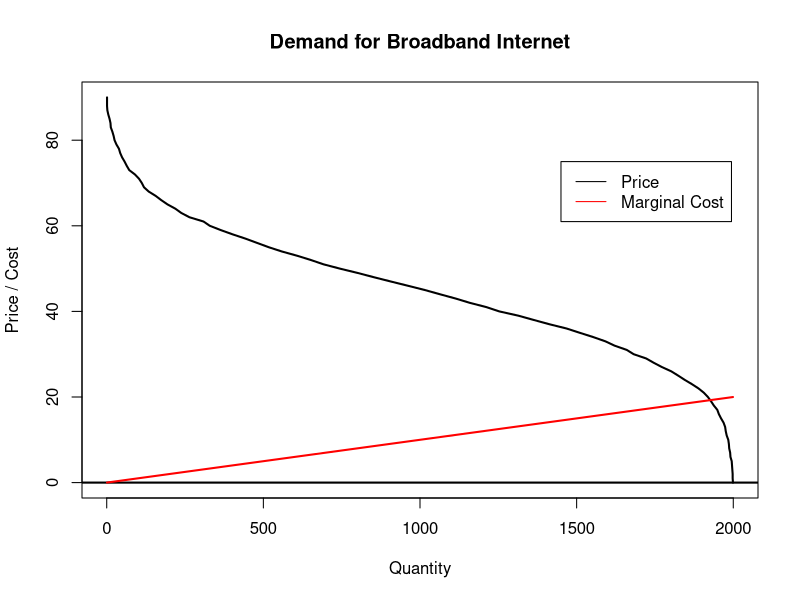
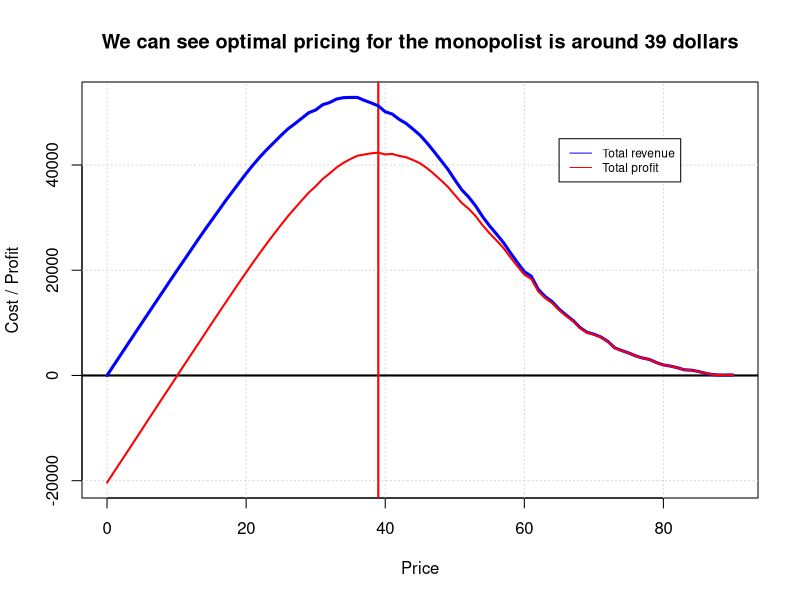
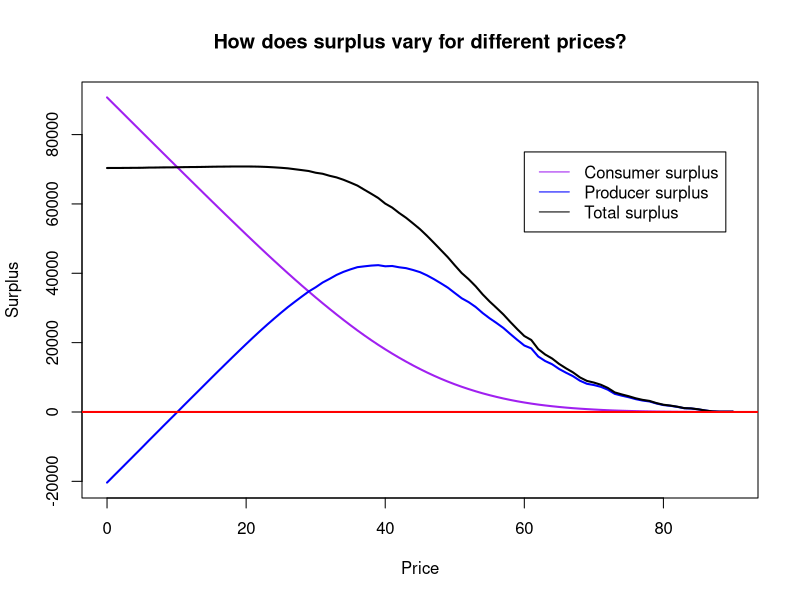

These charts were generated, in order, by the following R code:
## ---- chunk 1

npeep <- 2000 # Number of potential consumers

wtp <- 45 + rnorm(npeep)*15 # Each person has a different willingness to pay 

## ---- chunk 2

maxop <- 90 # Max offering price
op <- 0:maxop # Offering price ranges from 0 to maxop i.e 0,1, ... 90

qd <- rep(NA,length(op)) # Empty vector for quantity demanded
for (i in 1:length(op)) qd[i] <- sum(wtp>=op[i]) # We fill qd with the number of consumers with a wtp >= offering price
## ---- chunk 3
mc <- qd*.01 # Setting marginal cost
## ---- chunk 4

plot(qd, op, type="l", xlab="Quantity", ylab="Price / Cost", 
      main="Demand for Broadband Internet", lwd=2)
abline(h=0, lwd=2)
lines(qd, mc, col="red", lwd=2)
legend(1450, 75, legend=c("Price", "Marginal Cost"), col=c("black", "red"), lty=1)

## ---- chunk 5

tr <- tp <- tc <- rep(NA,length(op)) # Total revenue, total profit, total cost vectors

## ---- chunk 6
# Calculate total cost
qd.gain <- qd[-length(qd)]-qd[-1]
qd.gain[length(qd.gain)+1] <- qd.gain[length(qd.gain)]
for (i in 1:length(op)) tc[i] <- sum((mc*qd.gain)[length(qd):i])
## ---- chunk 7

tr <- qd*op
tp <- tr-tc
 
minmax <- function(...) c(min(...),max(...))

plot(minmax(op),minmax(tr,tp), type="n", ylab="Cost / Profit", 
     xlab="Price", 
     main="We can see optimal pricing for the monopolist is around 39 dollars")

grid()
abline(h=0, lwd=2)
abline(v=39, col="red", lwd=2)
lines(op,tr, col="blue", lwd=3)
lines(op,tp, col="red", lwd=2)
legend(65, y = 45000, legend=c("Total revenue", "Total profit"), col=c("blue", "red"), lty=1, cex=0.72)
## ---- chunk 8

cs <- tr
for (i in 1:length(op)) cs[i] <- sum((wtp[wtp>=op[i]]-op[i]))
 
tts <- cs+tp
 
op[tts==max(tts)] # Check the optimal societal price
 
plot(c(min(op),max(op)),c(min(cs,tp),max(cs,tp)), type="n",
     main="How does surplus vary for different prices?",
     xlab="Price",
     ylab="Surplus")
lines(op, cs, col="purple", lwd=2)
lines(op, tp, col="blue", lwd=2)
lines(op, tts, lwd=2)
abline(h=0,col="red", lwd=2)
legend(60, 75000, legend=c("Consumer surplus", "Producer surplus", "Total surplus"), col=c("purple","blue","black"),lty=1)

